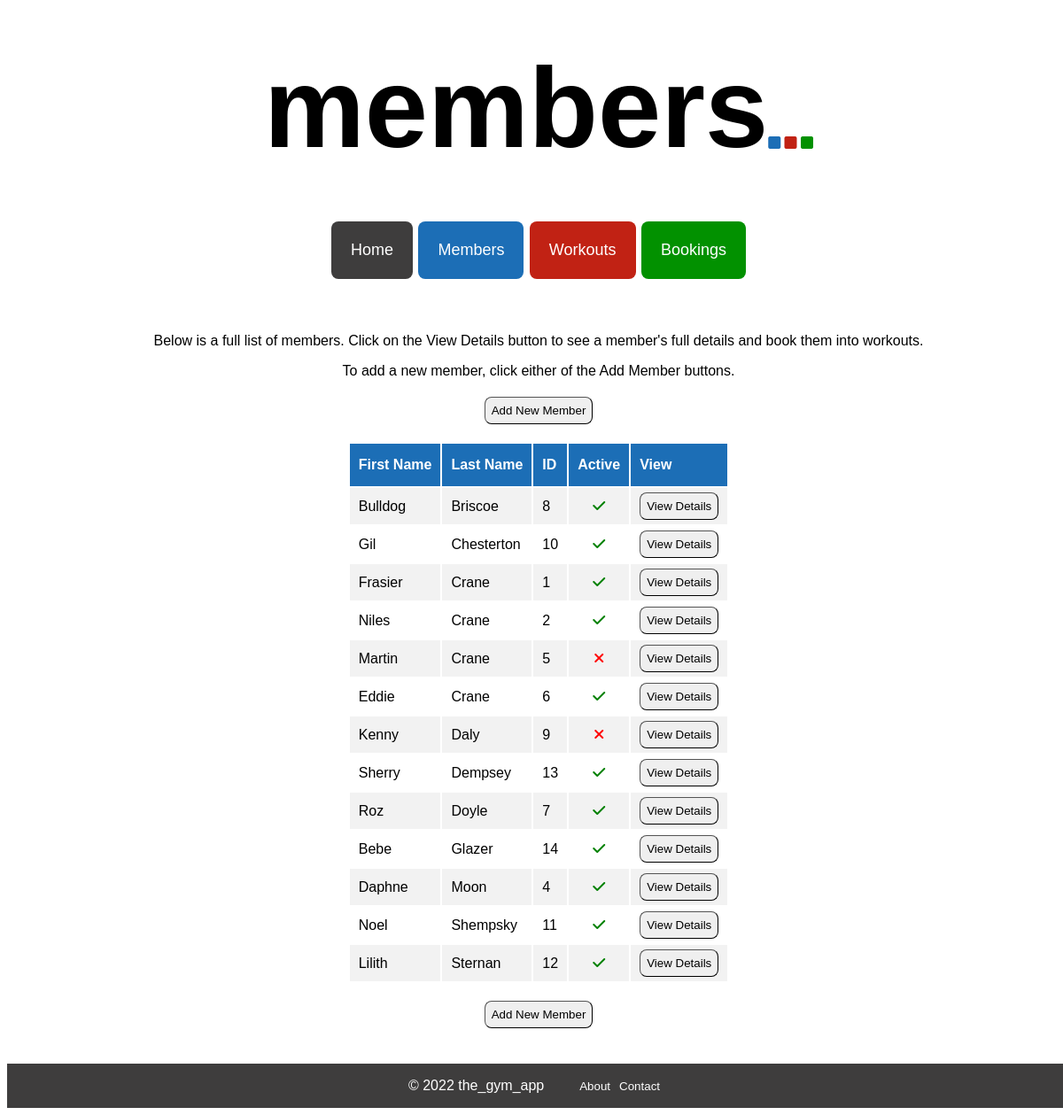
/members, run on the app's committed database.
### tables this page shows
CREATE TABLE members (
    id INTEGER PRIMARY KEY AUTOINCREMENT,
    first_name VARCHAR,
    last_name VARCHAR,
    dob DATE,
    active BOOLEAN
);

### controllers/member_controller.py (the view)
@members_blueprint.route("/members")
def members():
    route_name = "members"
    members = member_repository.select_all()
    return render_template("members/index.html", route_name=route_name, members=members)

### db/run_sql.py (called while the page is built)
def get_db():
    path = os.path.dirname(os.path.abspath(__file__))
    db = os.path.join(path, "gym_db.db")
    conn = sqlite3.connect(db)
    conn.execute("PRAGMA foreign_keys = 1")
    conn.row_factory = sqlite3.Row
    return conn

def run_sql(sql, values = []):
    db = get_db()
    cursor = db.cursor()
    cursor.execute(sql, values)
    results = cursor.fetchall()
    db.commit()
    db.close()
    return results

### repositories/member_repository.py (called while the page is built)
def sort_function(member):
    return member.last_name

def select_all():
    members = []
    sql = "SELECT * FROM members"
    results = run_sql(sql)
    for row in results:
        active = True if row['active'] == 1 else False
        member = Member(row['first_name'], row['last_name'], row['dob'], active, row['id'])
        members.append(member)
    members.sort(key=sort_function)
    return members

### templates/members/index.html
{% extends 'base.html'%}
{% block content %}
<div class="index_page_container">
    <p>Below is a full list of members. Click on the View Details button to see a member's full details and book them into workouts.</p>
    <p>To add a new member, click either of the Add Member buttons.</p>
    <button class="index_page_button" id="index_page_top_button">
        <a class="index_page_link" href="/members/create">Add New Member</a>
    </button>
    <table class="index_table">
        <tr class="index_table_headers">
            <th>First Name</th>
            <th>Last Name</th>
            <th>ID</th>
            <th>Active</th>
            <th>View</th>
        </tr>
        {% for member in members %}
        <tr class="index_table_content">
            <td>{{member.first_name}}</td>
            <td>{{member.last_name}}</td>
            <td>{{member.id}}</td>
            {% if member.active == True %}
            <td class="active_column"><i class="fa-solid fa-check" style="color: green"></i></td>
            {% elif member.active == False %}
            <td class="active_column"><i class="fa-solid fa-xmark" style="color: red"></i></td>
            {% endif %}
            <td class="delete_column"><button class="index_page_button" id="view_details_button"><a class="index_page_link" href="/members/{{member.id}}">View Details</button></td>
        {% endfor %}
        </tr>
    </table>
    <button class="index_page_button" id="index_page_bottom_button">
        <a class="index_page_link" href="/members/create">Add New Member</a>
    </button>
</div>
{% endblock %}

### static/style.css (style rules this page uses)
body { height: 100%; width: 100%; font-family: Verdana, Geneva, Tahoma, sans-serif; }

### static/index_pages.css (style rules this page uses)
.index_page_container { display: flex; flex-direction: column; align-items: center; justify-content: center; margin: 40px auto; }
.index_page_container > p { margin-bottom: 0px; }
.index_table { width: auto; text-align: left; }
.index_table_headers { background-color: #1c6eb6; color: white; }
.index_table_headers > th { padding: 15px 10px; }
.index_table_content > td { padding: 5px 10px; }
.index_table_content:nth-child(even) { background-color: #f2f2f2; }
.active_column { text-align: center; }
.delete_column { text-align: center; }
.index_page_button { padding: 7px; border-radius: 8px; border-width: 1px; }
.index_page_link { color: #000000; text-decoration: none; }
#index_page_top_button { margin-top: 20px; margin-bottom: 20px; }
#index_page_bottom_button { margin-top: 20px; }

### data on the page
members: first_name "Bulldog", last_name "Briscoe", id "8", active True (drawn)
members: first_name "Gil", last_name "Chesterton", id "10", active True (drawn)
members: first_name "Frasier", last_name "Crane", id "1", active True (drawn)
members: first_name "Niles", last_name "Crane", id "2", active True (drawn)
members: first_name "Martin", last_name "Crane", id "5", active False (drawn)
members: first_name "Eddie", last_name "Crane", id "6", active True (drawn)
members: first_name "Kenny", last_name "Daly", id "9", active False (drawn)
members: first_name "Sherry", last_name "Dempsey", id "13", active True (drawn)
members: first_name "Roz", last_name "Doyle", id "7", active True (drawn)
members: first_name "Bebe", last_name "Glazer", id "14", active True (drawn)
members: first_name "Daphne", last_name "Moon", id "4", active True (drawn)
members: first_name "Noel", last_name "Shempsky", id "11", active True (drawn)
members: first_name "Lilith", last_name "Sternan", id "12", active True (drawn)

### other printed values
{{ route_name }} "members"
